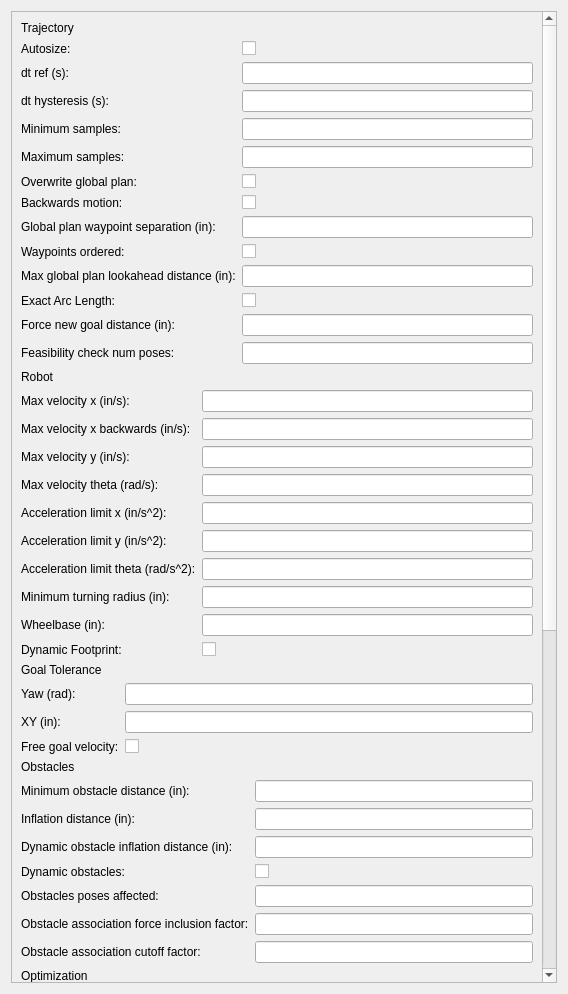
<?xml version="1.0" encoding="UTF-8"?>
<ui version="4.0">
 <class>RobotSettingsWidget</class>
 <widget class="QWidget" name="RobotSettingsWidget">
  <property name="geometry">
   <rect>
    <x>0</x>
    <y>0</y>
    <width>568</width>
    <height>994</height>
   </rect>
  </property>
  <property name="windowTitle">
   <string>Form</string>
  </property>
  <layout class="QVBoxLayout" name="verticalLayout">
   <item>
    <widget class="QScrollArea" name="scrollArea">
     <property name="widgetResizable">
      <bool>true</bool>
     </property>
     <widget class="QWidget" name="scrollAreaWidgetContents">
      <property name="geometry">
       <rect>
        <x>0</x>
        <y>0</y>
        <width>534</width>
        <height>1685</height>
       </rect>
      </property>
      <layout class="QVBoxLayout" name="verticalLayout_2">
       <item>
        <widget class="QLabel" name="label">
         <property name="text">
          <string>Trajectory</string>
         </property>
        </widget>
       </item>
       <item>
        <layout class="QFormLayout" name="trajectory_form">
         <item row="0" column="0">
          <widget class="QLabel" name="label_2">
           <property name="toolTip">
            <string>Enable automatic resizing of the trajectory w.r.t. the temporal resolution (recommended)</string>
           </property>
           <property name="text">
            <string>Autosize:</string>
           </property>
          </widget>
         </item>
         <item row="0" column="1">
          <widget class="QCheckBox" name="autosize">
           <property name="text">
            <string/>
           </property>
          </widget>
         </item>
         <item row="1" column="0">
          <widget class="QLabel" name="label_3">
           <property name="toolTip">
            <string>Desired temporal resolution of the trajectory (should be in the magnitude of the underlying control rate)</string>
           </property>
           <property name="text">
            <string>dt ref (s):</string>
           </property>
          </widget>
         </item>
         <item row="2" column="0">
          <widget class="QLabel" name="label_4">
           <property name="toolTip">
            <string>Hysteresis for automatic resizing depending on the current temporal resolution (dt): usually 10%  of dt_ref</string>
           </property>
           <property name="text">
            <string>dt hysteresis (s):</string>
           </property>
          </widget>
         </item>
         <item row="3" column="0">
          <widget class="QLabel" name="label_5">
           <property name="toolTip">
            <string>Minimum number of samples (should always be greater than 2)</string>
           </property>
           <property name="text">
            <string>Minimum samples:</string>
           </property>
          </widget>
         </item>
         <item row="4" column="0">
          <widget class="QLabel" name="label_6">
           <property name="toolTip">
            <string>Maximum number of samples</string>
           </property>
           <property name="text">
            <string>Maximum samples:</string>
           </property>
          </widget>
         </item>
         <item row="5" column="0">
          <widget class="QLabel" name="label_7">
           <property name="toolTip">
            <string>Overwrite the orientation of the local subgoals provided by the global planner</string>
           </property>
           <property name="text">
            <string>Overwrite global plan:</string>
           </property>
          </widget>
         </item>
         <item row="6" column="0">
          <widget class="QLabel" name="label_8">
           <property name="toolTip">
            <string>If true, the underlying trajectories might be initialized with backwards motion in case the goal is behind the start  within the local costmap (this is only recommended if the robot is equipped with rear sensors)</string>
           </property>
           <property name="text">
            <string>Backwards motion:</string>
           </property>
          </widget>
         </item>
         <item row="7" column="0">
          <widget class="QLabel" name="label_9">
           <property name="toolTip">
            <string>Minimum separation between two consecutive waypoints from the global plan (if negative: disabled)</string>
           </property>
           <property name="text">
            <string>Global plan waypoint separation (in):</string>
           </property>
          </widget>
         </item>
         <item row="8" column="0">
          <widget class="QLabel" name="label_10">
           <property name="toolTip">
            <string>If true, the planner adheres to the order of the waypoints in the storage container</string>
           </property>
           <property name="text">
            <string>Waypoints ordered:</string>
           </property>
          </widget>
         </item>
         <item row="9" column="0">
          <widget class="QLabel" name="label_11">
           <property name="toolTip">
            <string>Specify the maximum length (cumulative Euclidean distances) of the subset of the global plan taken into account for optimization [if &lt;= 0: disabled; The length is also bounded by the local costmap size]</string>
           </property>
           <property name="text">
            <string>Max global plan lookahead distance (in):</string>
           </property>
          </widget>
         </item>
         <item row="10" column="0">
          <widget class="QLabel" name="label_12">
           <property name="toolTip">
            <string>If true, the planner uses the exact arc length in velocity, acceleration, and turning rate computations [-&gt; increased cpu time], otherwise the euclidean approximation is used</string>
           </property>
           <property name="text">
            <string>Exact Arc Length:</string>
           </property>
          </widget>
         </item>
         <item row="11" column="0">
          <widget class="QLabel" name="label_13">
           <property name="toolTip">
            <string>Reinitialize the trajectory if the previous goal is updated with new goal with a separation more than the given value</string>
           </property>
           <property name="text">
            <string>Force new goal distance (in):</string>
           </property>
          </widget>
         </item>
         <item row="12" column="0">
          <widget class="QLabel" name="label_14">
           <property name="toolTip">
            <string>Specify up to which pose on the predicted plan the feasibility should be checked each sampling interval</string>
           </property>
           <property name="text">
            <string>Feasibility check num poses:</string>
           </property>
          </widget>
         </item>
         <item row="6" column="1">
          <widget class="QCheckBox" name="backwards_motion">
           <property name="text">
            <string/>
           </property>
          </widget>
         </item>
         <item row="5" column="1">
          <widget class="QCheckBox" name="overwrite_global_plan">
           <property name="text">
            <string/>
           </property>
          </widget>
         </item>
         <item row="10" column="1">
          <widget class="QCheckBox" name="exact_arc_length">
           <property name="text">
            <string/>
           </property>
          </widget>
         </item>
         <item row="8" column="1">
          <widget class="QCheckBox" name="waypoints_ordered">
           <property name="text">
            <string/>
           </property>
          </widget>
         </item>
         <item row="11" column="1">
          <widget class="QLineEdit" name="force_new_goal_distance"/>
         </item>
         <item row="12" column="1">
          <widget class="QLineEdit" name="feasibility_check_num_poses"/>
         </item>
         <item row="9" column="1">
          <widget class="QLineEdit" name="max_global_plan_lookahead_distance"/>
         </item>
         <item row="7" column="1">
          <widget class="QLineEdit" name="global_plan_waypoiny_separation"/>
         </item>
         <item row="4" column="1">
          <widget class="QLineEdit" name="max_samples"/>
         </item>
         <item row="1" column="1">
          <widget class="QLineEdit" name="dt_ref"/>
         </item>
         <item row="2" column="1">
          <widget class="QLineEdit" name="dt_hystersis"/>
         </item>
         <item row="3" column="1">
          <widget class="QLineEdit" name="min_samples"/>
         </item>
        </layout>
       </item>
       <item>
        <widget class="QLabel" name="label_15">
         <property name="text">
          <string>Robot</string>
         </property>
        </widget>
       </item>
       <item>
        <layout class="QFormLayout" name="robot_form">
         <item row="0" column="0">
          <widget class="QLabel" name="label_16">
           <property name="toolTip">
            <string>Maximum translational velocity of the robot</string>
           </property>
           <property name="text">
            <string>Max velocity x (in/s):</string>
           </property>
          </widget>
         </item>
         <item row="1" column="0">
          <widget class="QLabel" name="label_17">
           <property name="toolTip">
            <string>Maximum translational velocity of the robot for driving backwards</string>
           </property>
           <property name="text">
            <string>Max velocity x backwards (in/s):</string>
           </property>
          </widget>
         </item>
         <item row="2" column="0">
          <widget class="QLabel" name="label_18">
           <property name="toolTip">
            <string>Maximum strafing velocity of the robot (should be zero for non-holonomic robots) @note This should be zero for non-holonomic robots</string>
           </property>
           <property name="text">
            <string>Max velocity y (in/s):</string>
           </property>
          </widget>
         </item>
         <item row="3" column="0">
          <widget class="QLabel" name="label_19">
           <property name="toolTip">
            <string>Maximum angular velocity of the robot</string>
           </property>
           <property name="text">
            <string>Max velocity theta (rad/s):</string>
           </property>
          </widget>
         </item>
         <item row="4" column="0">
          <widget class="QLabel" name="label_20">
           <property name="toolTip">
            <string>Maximum translational acceleration of the robot</string>
           </property>
           <property name="text">
            <string>Acceleration limit x (in/s^2):</string>
           </property>
          </widget>
         </item>
         <item row="5" column="0">
          <widget class="QLabel" name="label_21">
           <property name="toolTip">
            <string>Maximum strafing acceleration of the robot</string>
           </property>
           <property name="text">
            <string>Acceleration limit y (in/s^2):</string>
           </property>
          </widget>
         </item>
         <item row="6" column="0">
          <widget class="QLabel" name="label_22">
           <property name="toolTip">
            <string>Maximum angular acceleration of the robot</string>
           </property>
           <property name="text">
            <string>Acceleration limit theta (rad/s^2):</string>
           </property>
          </widget>
         </item>
         <item row="7" column="0">
          <widget class="QLabel" name="label_23">
           <property name="toolTip">
            <string>Minimum turning radius for Ackerman steering (car-like) @note For differential drive robots this should be zero</string>
           </property>
           <property name="text">
            <string>Minimum turning radius (in):</string>
           </property>
          </widget>
         </item>
         <item row="8" column="0">
          <widget class="QLabel" name="label_24">
           <property name="toolTip">
            <string>The distance between the drive shaft and the steering axle @note Only required for Ackerman steering (car-like)</string>
           </property>
           <property name="text">
            <string>Wheelbase (in):</string>
           </property>
          </widget>
         </item>
         <item row="9" column="0">
          <widget class="QLabel" name="label_25">
           <property name="toolTip">
            <string>If true, updated the footprint before checking trajectory feasibility</string>
           </property>
           <property name="text">
            <string>Dynamic Footprint:</string>
           </property>
          </widget>
         </item>
         <item row="0" column="1">
          <widget class="QLineEdit" name="max_velocity_x"/>
         </item>
         <item row="1" column="1">
          <widget class="QLineEdit" name="max_velocity_x_backwards"/>
         </item>
         <item row="2" column="1">
          <widget class="QLineEdit" name="max_velocity_y"/>
         </item>
         <item row="3" column="1">
          <widget class="QLineEdit" name="max_velocity_theta"/>
         </item>
         <item row="4" column="1">
          <widget class="QLineEdit" name="acceleration_limit_x"/>
         </item>
         <item row="5" column="1">
          <widget class="QLineEdit" name="acceleration_limit_y"/>
         </item>
         <item row="6" column="1">
          <widget class="QLineEdit" name="acceleration_limit_theta"/>
         </item>
         <item row="8" column="1">
          <widget class="QLineEdit" name="wheelbase"/>
         </item>
         <item row="7" column="1">
          <widget class="QLineEdit" name="minimum_turing_radius"/>
         </item>
         <item row="9" column="1">
          <widget class="QCheckBox" name="dynamic_footprint">
           <property name="text">
            <string/>
           </property>
          </widget>
         </item>
        </layout>
       </item>
       <item>
        <widget class="QLabel" name="label_26">
         <property name="text">
          <string>Goal Tolerance</string>
         </property>
        </widget>
       </item>
       <item>
        <layout class="QFormLayout" name="goal_tolerance_form">
         <item row="0" column="0">
          <widget class="QLabel" name="label_29">
           <property name="toolTip">
            <string>Allowed final orientation error</string>
           </property>
           <property name="text">
            <string>Yaw (rad):</string>
           </property>
          </widget>
         </item>
         <item row="0" column="1">
          <widget class="QLineEdit" name="yaw_goal_tolerance"/>
         </item>
         <item row="1" column="0">
          <widget class="QLabel" name="label_30">
           <property name="toolTip">
            <string>Allowed final euclidean distance to the goal position</string>
           </property>
           <property name="text">
            <string>XY (in):</string>
           </property>
          </widget>
         </item>
         <item row="1" column="1">
          <widget class="QLineEdit" name="xy_goal_tolerance"/>
         </item>
         <item row="2" column="0">
          <widget class="QLabel" name="label_31">
           <property name="toolTip">
            <string>Allows the robot's velocity to be non-zero (usually max_velocity) upon reaching the goal pose</string>
           </property>
           <property name="text">
            <string>Free goal velocity:</string>
           </property>
          </widget>
         </item>
         <item row="2" column="1">
          <widget class="QCheckBox" name="free_goal_velocity">
           <property name="text">
            <string/>
           </property>
          </widget>
         </item>
        </layout>
       </item>
       <item>
        <widget class="QLabel" name="label_27">
         <property name="text">
          <string>Obstacles</string>
         </property>
        </widget>
       </item>
       <item>
        <layout class="QFormLayout" name="obstacles_form">
         <item row="0" column="0">
          <widget class="QLabel" name="label_32">
           <property name="text">
            <string>Minimum obstacle distance (in):</string>
           </property>
          </widget>
         </item>
         <item row="1" column="0">
          <widget class="QLabel" name="label_34">
           <property name="text">
            <string>Inflation distance (in):</string>
           </property>
          </widget>
         </item>
         <item row="4" column="0">
          <widget class="QLabel" name="label_35">
           <property name="text">
            <string>Obstacles poses affected:</string>
           </property>
          </widget>
         </item>
         <item row="3" column="0">
          <widget class="QLabel" name="label_36">
           <property name="text">
            <string>Dynamic obstacles:</string>
           </property>
          </widget>
         </item>
         <item row="2" column="0">
          <widget class="QLabel" name="label_37">
           <property name="text">
            <string>Dynamic obstacle inflation distance (in):</string>
           </property>
          </widget>
         </item>
         <item row="5" column="0">
          <widget class="QLabel" name="label_38">
           <property name="text">
            <string>Obstacle association force inclusion factor:</string>
           </property>
          </widget>
         </item>
         <item row="6" column="0">
          <widget class="QLabel" name="label_39">
           <property name="text">
            <string>Obstacle association cutoff factor:</string>
           </property>
          </widget>
         </item>
         <item row="0" column="1">
          <widget class="QLineEdit" name="minimum_obstacle_distance"/>
         </item>
         <item row="1" column="1">
          <widget class="QLineEdit" name="inflation_distance"/>
         </item>
         <item row="2" column="1">
          <widget class="QLineEdit" name="dynamic_obstacle_inflation_distance"/>
         </item>
         <item row="4" column="1">
          <widget class="QLineEdit" name="lineEdit_4"/>
         </item>
         <item row="5" column="1">
          <widget class="QLineEdit" name="obstacle_association_force_inclusion_factor"/>
         </item>
         <item row="6" column="1">
          <widget class="QLineEdit" name="obstacle_association_cutoff_factor"/>
         </item>
         <item row="3" column="1">
          <widget class="QCheckBox" name="dynamic_obstacles">
           <property name="text">
            <string/>
           </property>
          </widget>
         </item>
        </layout>
       </item>
       <item>
        <widget class="QLabel" name="label_28">
         <property name="text">
          <string>Optimization</string>
         </property>
        </widget>
       </item>
       <item>
        <layout class="QFormLayout" name="optimization_form">
         <item row="0" column="0">
          <widget class="QLabel" name="label_33">
           <property name="text">
            <string>Number of inner iterations:</string>
           </property>
          </widget>
         </item>
         <item row="1" column="0">
          <widget class="QLabel" name="label_40">
           <property name="text">
            <string>Number of outer iterations:</string>
           </property>
          </widget>
         </item>
         <item row="6" column="0">
          <widget class="QLabel" name="label_41">
           <property name="text">
            <string>Acceleration limit x weight:</string>
           </property>
          </widget>
         </item>
         <item row="2" column="0">
          <widget class="QLabel" name="label_42">
           <property name="text">
            <string>Penalty epsilon:</string>
           </property>
          </widget>
         </item>
         <item row="3" column="0">
          <widget class="QLabel" name="label_43">
           <property name="text">
            <string>Max velocity x weight:</string>
           </property>
          </widget>
         </item>
         <item row="5" column="0">
          <widget class="QLabel" name="label_44">
           <property name="text">
            <string>Max velocity theta weight:</string>
           </property>
          </widget>
         </item>
         <item row="4" column="0">
          <widget class="QLabel" name="label_45">
           <property name="text">
            <string>Max velocity y weight:</string>
           </property>
          </widget>
         </item>
         <item row="9" column="0">
          <widget class="QLabel" name="label_46">
           <property name="text">
            <string>Kinematics non-holomic weight:</string>
           </property>
          </widget>
         </item>
         <item row="8" column="0">
          <widget class="QLabel" name="label_47">
           <property name="text">
            <string>Acceleration limit theta weight:</string>
           </property>
          </widget>
         </item>
         <item row="7" column="0">
          <widget class="QLabel" name="label_48">
           <property name="text">
            <string>Acceleration limit y weight:</string>
           </property>
          </widget>
         </item>
         <item row="10" column="0">
          <widget class="QLabel" name="label_49">
           <property name="text">
            <string>Kinematics forward weight:</string>
           </property>
          </widget>
         </item>
         <item row="11" column="0">
          <widget class="QLabel" name="label_50">
           <property name="text">
            <string>Kinematics turning radius weight:</string>
           </property>
          </widget>
         </item>
         <item row="12" column="0">
          <widget class="QLabel" name="label_51">
           <property name="text">
            <string>Optimal time weight:</string>
           </property>
          </widget>
         </item>
         <item row="13" column="0">
          <widget class="QLabel" name="label_52">
           <property name="text">
            <string>Obstacle weight:</string>
           </property>
          </widget>
         </item>
         <item row="14" column="0">
          <widget class="QLabel" name="label_53">
           <property name="text">
            <string>Inflation weight:</string>
           </property>
          </widget>
         </item>
         <item row="15" column="0">
          <widget class="QLabel" name="label_54">
           <property name="text">
            <string>Dynamic obstacle weight:</string>
           </property>
          </widget>
         </item>
         <item row="16" column="0">
          <widget class="QLabel" name="label_55">
           <property name="text">
            <string>Dynamic obstacle inflation weight:</string>
           </property>
          </widget>
         </item>
         <item row="17" column="0">
          <widget class="QLabel" name="label_56">
           <property name="text">
            <string>Waypoint weight:</string>
           </property>
          </widget>
         </item>
         <item row="18" column="0">
          <widget class="QLabel" name="label_57">
           <property name="text">
            <string>Weight adapt factor:</string>
           </property>
          </widget>
         </item>
         <item row="0" column="1">
          <widget class="QLineEdit" name="num_inner_iterations"/>
         </item>
         <item row="2" column="1">
          <widget class="QLineEdit" name="penalty_epsilon"/>
         </item>
         <item row="1" column="1">
          <widget class="QLineEdit" name="num_outer_iterations"/>
         </item>
         <item row="3" column="1">
          <widget class="QLineEdit" name="max_velocity_x_weight"/>
         </item>
         <item row="4" column="1">
          <widget class="QLineEdit" name="max_velocity_y_weight"/>
         </item>
         <item row="5" column="1">
          <widget class="QLineEdit" name="max_velocity_theta_weight"/>
         </item>
         <item row="6" column="1">
          <widget class="QLineEdit" name="acceleration_limit_x_weight"/>
         </item>
         <item row="7" column="1">
          <widget class="QLineEdit" name="acceleration_limit_y_weight"/>
         </item>
         <item row="8" column="1">
          <widget class="QLineEdit" name="acceleration_limit_theta_weight"/>
         </item>
         <item row="9" column="1">
          <widget class="QLineEdit" name="kinematics_nh_weight"/>
         </item>
         <item row="10" column="1">
          <widget class="QLineEdit" name="kinematics_forward_weight"/>
         </item>
         <item row="11" column="1">
          <widget class="QLineEdit" name="kinematics_turning_radius_weight"/>
         </item>
         <item row="12" column="1">
          <widget class="QLineEdit" name="optimal_time_weight"/>
         </item>
         <item row="14" column="1">
          <widget class="QLineEdit" name="inflation_weight"/>
         </item>
         <item row="13" column="1">
          <widget class="QLineEdit" name="obstacle_weight"/>
         </item>
         <item row="15" column="1">
          <widget class="QLineEdit" name="dynamic_obstacle_weight"/>
         </item>
         <item row="16" column="1">
          <widget class="QLineEdit" name="dynamic_obstacle_inflation_weight"/>
         </item>
         <item row="17" column="1">
          <widget class="QLineEdit" name="waypoint_weight"/>
         </item>
         <item row="18" column="1">
          <widget class="QLineEdit" name="weight_adapt_factor"/>
         </item>
        </layout>
       </item>
      </layout>
     </widget>
    </widget>
   </item>
  </layout>
 </widget>
 <resources/>
 <connections/>
</ui>
